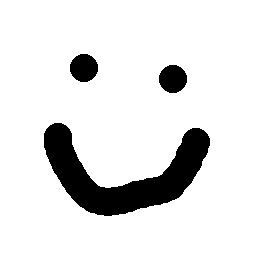
%> input picture lab5_happy02.png, 256 x 256 px
$ octave lab7_10.m   (GNU Octave 9; MATLAB toolbox functions it lacks are replaced by stand-ins)
%> lines starting %> are read from the running program, lines starting %| are printed output that depends on the picture; in (x1, y1, x2, y2) boxes, pixels count from 0 and x2, y2 are one past the last pixel; in counts of white or black regions, pixels touching at a corner belong together; the program's own positions count from 1
close all;
clear all;
warning('off','all');

tic
%keresett fekete-feher kep:
GA_TARGET = double(imresize(im2bw(imread('lab5_happy02.png'),0.5),[64 64]));
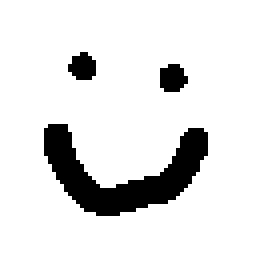
%> GA_TARGET: size 64x64 double (shown 4 times larger); values 0 (black) and 1 (white), 88.4% white; 3 black regions, box (x1, y1, x2, y2) and area: (11, 31, 52, 54) 398, (40, 16, 47, 23) 39, (17, 13, 24, 20) 37
GA_POP_SIZE=1000; %generacio meret
GA_MAX_ITER=500; %max iteracio
GA_ELITE_RATE=0.1; %elitrata
GA_MUTATION_RATE=0.0005; %mutacios rata

Generation=0;
%kezdeti egyedek:
Population=randi([0 1], length(GA_TARGET),length(GA_TARGET), GA_POP_SIZE);
%> (the run ends here)
